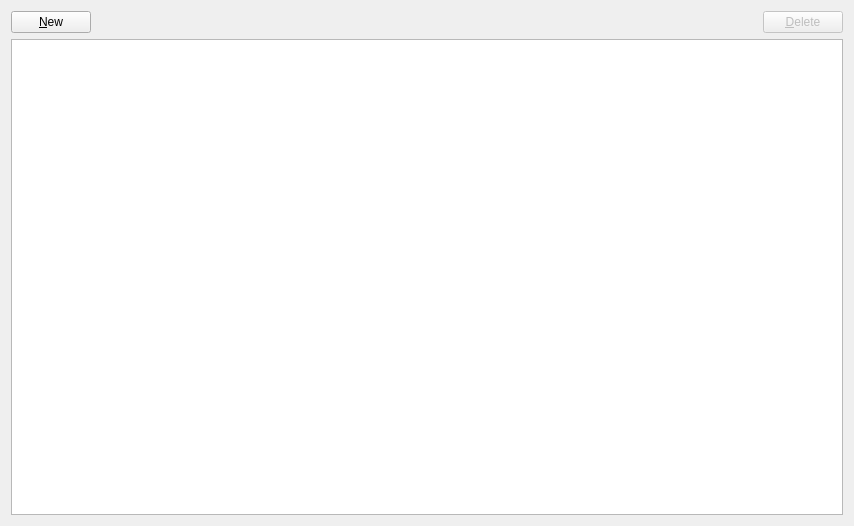
<?xml version="1.0" encoding="UTF-8"?>
<ui version="4.0">
 <class>MainWindow</class>
 <widget class="QWidget" name="MainWindow">
  <property name="geometry">
   <rect>
    <x>0</x>
    <y>0</y>
    <width>854</width>
    <height>526</height>
   </rect>
  </property>
  <property name="windowTitle">
   <string>Delegate-SQL</string>
  </property>
  <layout class="QVBoxLayout" name="verticalLayout">
   <item>
    <layout class="QHBoxLayout" name="horizontalLayout">
     <item>
      <widget class="QPushButton" name="newButton">
       <property name="text">
        <string>&amp;New</string>
       </property>
      </widget>
     </item>
     <item>
      <spacer name="horizontalSpacer">
       <property name="orientation">
        <enum>Qt::Horizontal</enum>
       </property>
       <property name="sizeHint" stdset="0">
        <size>
         <width>40</width>
         <height>20</height>
        </size>
       </property>
      </spacer>
     </item>
     <item>
      <widget class="QPushButton" name="deleteButton">
       <property name="enabled">
        <bool>false</bool>
       </property>
       <property name="text">
        <string>&amp;Delete</string>
       </property>
      </widget>
     </item>
    </layout>
   </item>
   <item>
    <widget class="QTableView" name="tableView">
     <property name="alternatingRowColors">
      <bool>true</bool>
     </property>
     <property name="selectionBehavior">
      <enum>QAbstractItemView::SelectRows</enum>
     </property>
     <property name="sortingEnabled">
      <bool>true</bool>
     </property>
     <attribute name="verticalHeaderVisible">
      <bool>false</bool>
     </attribute>
    </widget>
   </item>
  </layout>
 </widget>
 <resources/>
 <connections/>
</ui>
